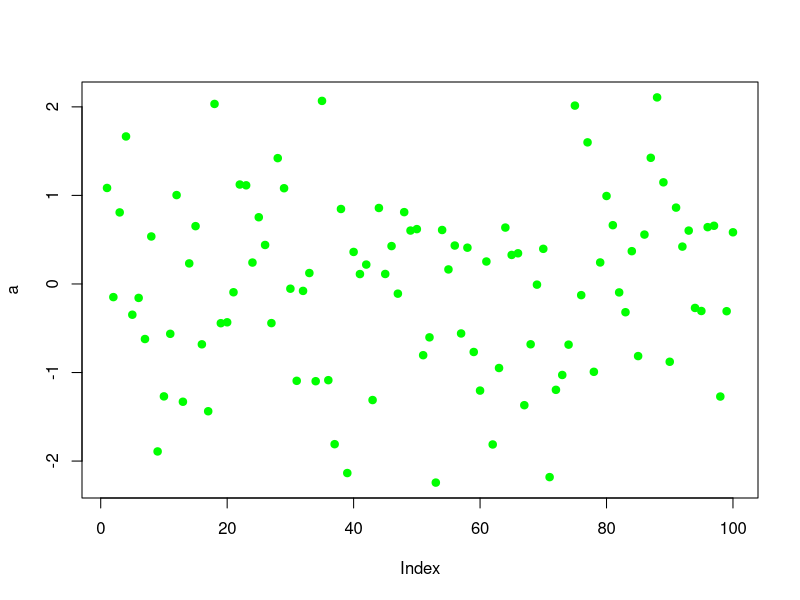

Here is the R script that generated this plot:
## ---- chunk 1
a <- rnorm(100)
plot(a, col="green", pch=19)
## ---- chunk 2
b <- 34
c <- 33
b+c
